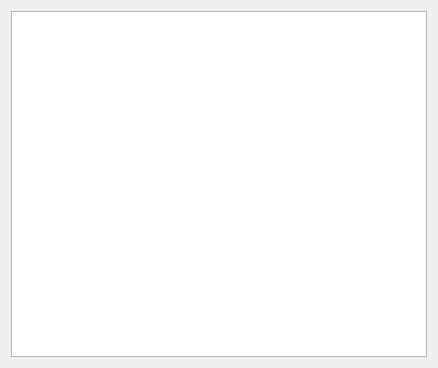
<?xml version="1.0" encoding="UTF-8"?>
<ui version="4.0">
 <class>RobotListView</class>
 <widget class="QWidget" name="RobotListView">
  <property name="geometry">
   <rect>
    <x>0</x>
    <y>0</y>
    <width>438</width>
    <height>368</height>
   </rect>
  </property>
  <property name="windowTitle">
   <string>Form</string>
  </property>
  <layout class="QHBoxLayout" name="horizontalLayout">
   <item>
    <widget class="QTableView" name="tableView">
     <property name="selectionBehavior">
      <enum>QAbstractItemView::SelectionBehavior::SelectRows</enum>
     </property>
    </widget>
   </item>
  </layout>
 </widget>
 <resources/>
 <connections/>
</ui>
